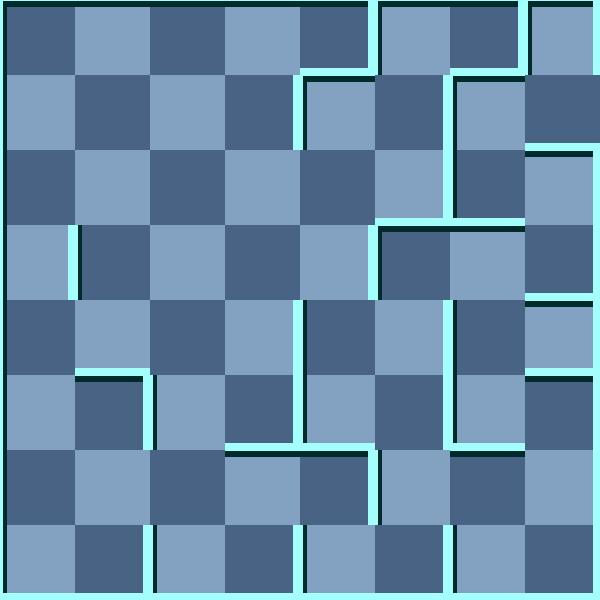

Below is a game level as drawn by its tile map, then a one-line description and the .tmx that defines it (tile-layer data replaced by summaries):
An orthogonal 8x8 tile map with 75x75 px tiles, 2 tile layers (background, 块层 1) and 5 objects (Exit, Player, WhiteMummy, Trap, Scorpion).

<map version="1.0" orientation="orthogonal" width="8" height="8" tilewidth="75" tileheight="75">
 <tileset firstgid="1" name="wall" tilewidth="75" tileheight="75">
  <image source="gfx/wall.png" width="300" height="375" />
  <tile id="0">
   <properties>
    <property name="ValOfWall" value="0" />
   </properties>
  </tile>
  <tile id="1">
   <properties>
    <property name="ValOfWall" value="1" />
   </properties>
  </tile>
  <tile id="2">
   <properties>
    <property name="ValOfWall" value="2" />
   </properties>
  </tile>
  <tile id="3">
   <properties>
    <property name="ValOfWall" value="3" />
   </properties>
  </tile>
  <tile id="4">
   <properties>
    <property name="ValOfWall" value="4" />
   </properties>
  </tile>
  <tile id="5">
   <properties>
    <property name="ValOfWall" value="5" />
   </properties>
  </tile>
  <tile id="6">
   <properties>
    <property name="ValOfWall" value="6" />
   </properties>
  </tile>
  <tile id="7">
   <properties>
    <property name="ValOfWall" value="7" />
   </properties>
  </tile>
  <tile id="8">
   <properties>
    <property name="ValOfWall" value="8" />
   </properties>
  </tile>
  <tile id="9">
   <properties>
    <property name="ValOfWall" value="9" />
   </properties>
  </tile>
  <tile id="10">
   <properties>
    <property name="ValOfWall" value="10" />
   </properties>
  </tile>
  <tile id="11">
   <properties>
    <property name="ValOfWall" value="11" />
   </properties>
  </tile>
  <tile id="12">
   <properties>
    <property name="ValOfWall" value="12" />
   </properties>
  </tile>
  <tile id="13">
   <properties>
    <property name="ValOfWall" value="13" />
   </properties>
  </tile>
  <tile id="14">
   <properties>
    <property name="ValOfWall" value="14" />
   </properties>
  </tile>
  <tile id="15">
   <properties>
    <property name="ValOfWall" value="15" />
   </properties>
  </tile>
  <tile id="18">
   <properties>
    <property name="ValOfWall" value="-1" />
   </properties>
  </tile>
 </tileset>
 <layer name="background" width="8" height="8">
  <data>[64 cells, 64 non-empty, 2 distinct tile ids]</data>
 </layer>
 <layer name="块层 1" width="8" height="8">
  <data>[64 cells, 64 non-empty, 12 distinct tile ids]</data>
 </layer>
 <objectgroup name="对象层 1" width="8" height="8">
  <object name="Exit" x="600" y="75" />
  <object name="Player" x="450" y="150">
   <properties>
    <property name="value" value="1" />
   </properties>
  </object>
  <object name="WhiteMummy" x="450" y="75">
   <properties>
    <property name="value" value="21" />
   </properties>
  </object>
  <object name="Trap" x="225" y="150">
   <properties>
    <property name="value" value="12" />
   </properties>
  </object>
  <object name="Scorpion" x="150" y="225">
   <properties>
    <property name="value" value="25" />
   </properties>
  </object>
 </objectgroup>
</map>
